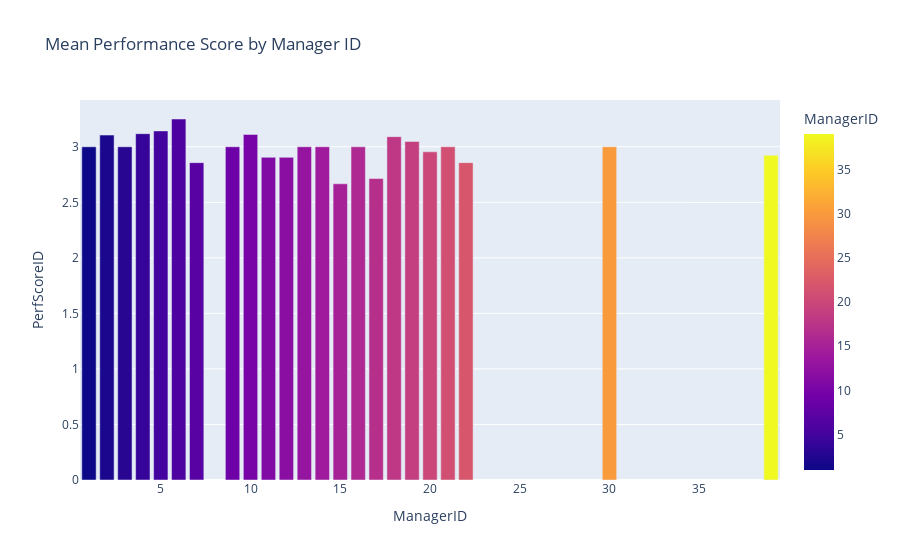

The notebook cell this image was saved under:
### Code cell
# Using Plotly to Visualize Mean Performance Score by Manager ID:
fig = px.bar(scoring_mean, x= 'ManagerID', y = 'PerfScoreID',  color = 'ManagerID', 
             title='Mean Performance Score by Manager ID')
fig.show()

### Figure 1 — Plotly figure (JSON) as saved in the notebook; plotly's stock layout.template omitted (floating-point values rounded to 4 significant figures)
{"data": [{"alignmentgroup": "True", "hovertemplate": "ManagerID=%{marker.color}<br>PerfScoreID=%{y}<extra></extra>", "legendgroup": "", "marker": {"color": [15, 17, 22, 7, 11, 12, 39, 20, 21, 16, 14, 1, 9, 3, 30, 13, 19, 18, 2, 10, 4, 5, 6], "coloraxis": "coloraxis"}, "name": "", "offsetgroup": "", "orientation": "v", "showlegend": false, "textposition": "auto", "type": "bar", "x": [15, 17, 22, 7, 11, 12, 39, 20, 21, 16, 14, 1, 9, 3, 30, 13, 19, 18, 2, 10, 4, 5, 6], "xaxis": "x", "y": [2.667, 2.714, 2.857, 2.857, 2.905, 2.905, 2.923, 2.955, 3, 3, 3, 3, 3, 3, 3, 3, 3.048, 3.091, 3.105, 3.111, 3.118, 3.143, 3.25], "yaxis": "y"}], "layout": {"barmode": "relative", "coloraxis": {"colorbar": {"title": {"text": "ManagerID"}}, "colorscale": [[0, "#0d0887"], [0.1111, "#46039f"], [0.2222, "#7201a8"], [0.3333, "#9c179e"], [0.4444, "#bd3786"], [0.5556, "#d8576b"], [0.6667, "#ed7953"], [0.7778, "#fb9f3a"], [0.8889, "#fdca26"], [1, "#f0f921"]]}, "legend": {"tracegroupgap": 0}, "title": {"text": "Mean Performance Score by Manager ID"}, "xaxis": {"anchor": "y", "domain": [0, 1], "title": {"text": "ManagerID"}}, "yaxis": {"anchor": "x", "domain": [0, 1], "title": {"text": "PerfScoreID"}}}}
